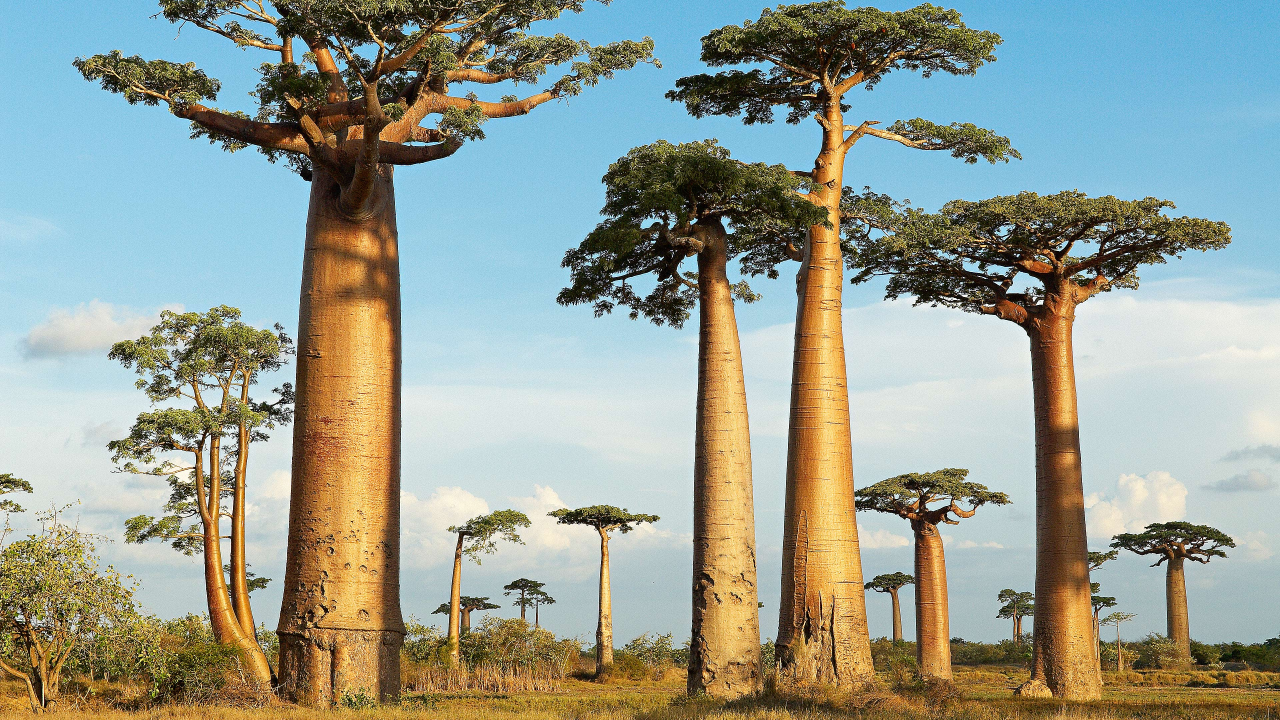
#> input picture openCV/tree.jpg, 3840 x 2160 px, found by its file name (shown at 1/3 size)
$ python Must_Know_opencv.py
#> lines starting #> are read from the running program, lines starting #| are printed output that depends on the picture; after the words box and inside, x2 and y2 are one past the last pixel; in counts of white or black regions, pixels touching at a corner belong together
import cv2
import numpy as np

kernel = np.ones((5,5),np.uint8)
# print(kernel)

path = "openCV/tree.jpg"
img =  cv2.imread(path)
#> img is the input picture: shape (2160, 3840, 3); mean B, G, R 146.5, 158, 150.5
img_resize = cv2.resize(img,(500,500))
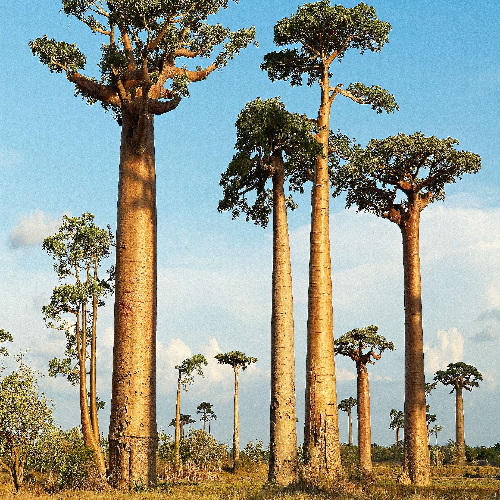
#> img_resize: shape (500, 500, 3); mean B, G, R 146.3, 157.8, 150.3
imgGray = cv2.cvtColor(img_resize,cv2.COLOR_BGR2GRAY)
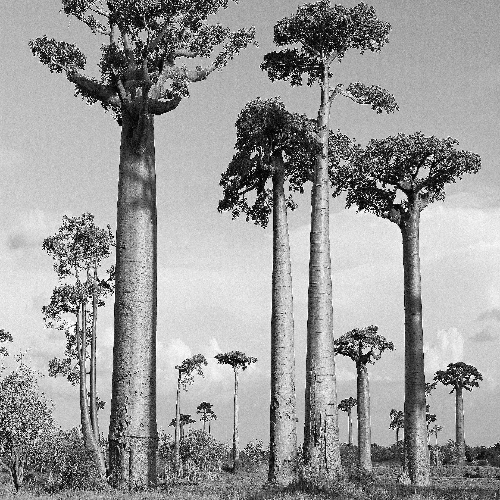
#> imgGray: shape (500, 500); min 0, max 254, mean 154.3
imgBlur = cv2.GaussianBlur(imgGray,(7,7),0)
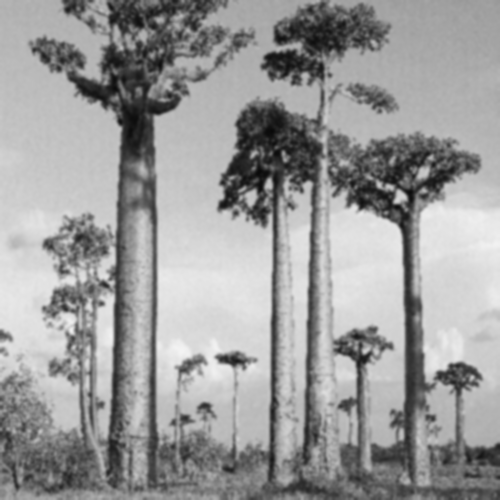
#> imgBlur: shape (500, 500); min 9, max 243, mean 154.3
imgCanny = cv2.Canny(imgBlur,100,200)
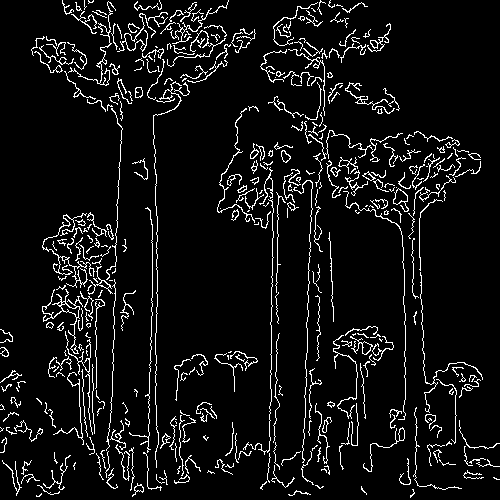
#> imgCanny: shape (500, 500); 7.1% white in thin lines or dots
imgDilation = cv2.dilate(imgCanny,kernel , iterations = 1)
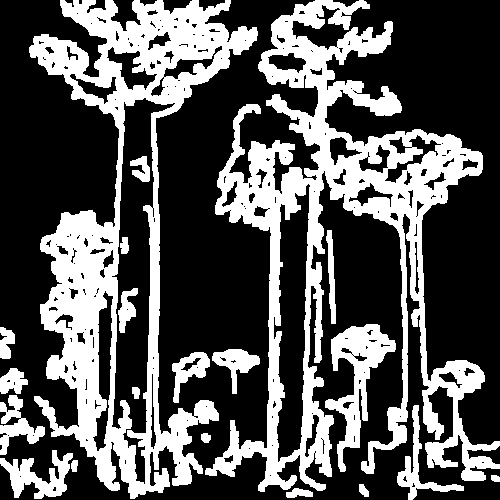
#> imgDilation: shape (500, 500); 33.7% white; 20 white regions, largest, box (x1, y1, x2, y2) and area: (205, 0, 500, 492) 38619, (29, 0, 258, 499) 33671, (325, 324, 396, 472) 3574
imgEroded = cv2.erode(imgDilation,kernel,iterations=2)
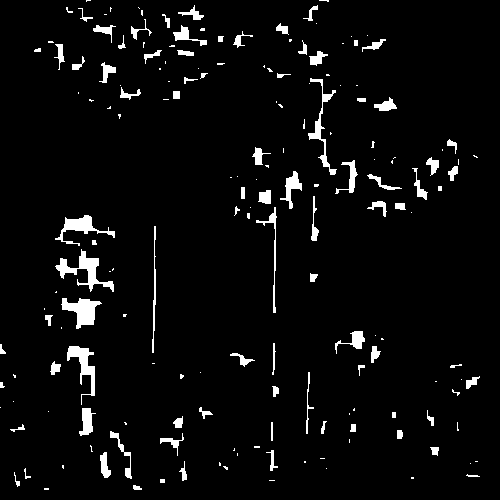
#> imgEroded: shape (500, 500); 4.3% white; 177 white regions (91 under 20 px), largest, box (x1, y1, x2, y2) and area: (55, 249, 114, 292) 729, (61, 298, 102, 329) 638, (67, 346, 95, 405) 566

#> (the run stopped early here; a loop or call above may not have finished)
